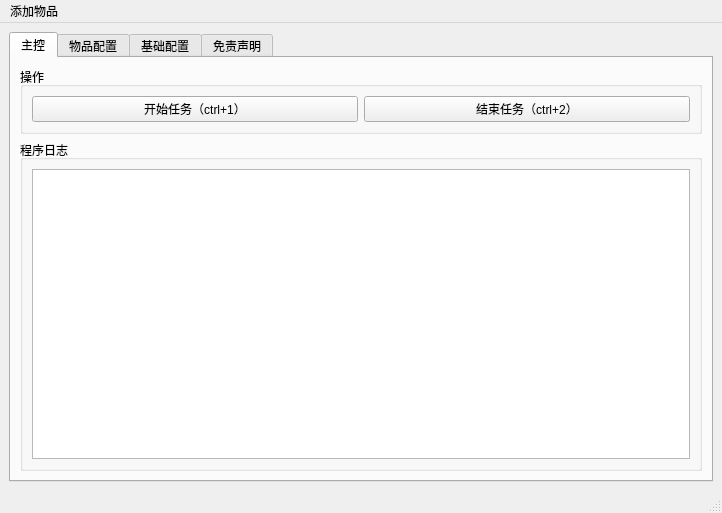
<?xml version="1.0" encoding="UTF-8"?>
<ui version="4.0">
 <class>MainWindow</class>
 <widget class="QMainWindow" name="MainWindow">
  <property name="geometry">
   <rect>
    <x>0</x>
    <y>0</y>
    <width>722</width>
    <height>513</height>
   </rect>
  </property>
  <property name="windowTitle">
   <string>牛角洲交易行抢货助手v1.2 交流QQ群：885499673</string>
  </property>
  <property name="styleSheet">
   <string notr="true"/>
  </property>
  <widget class="QWidget" name="centralwidget">
   <property name="styleSheet">
    <string notr="true"/>
   </property>
   <layout class="QVBoxLayout" name="verticalLayout_3">
    <item>
     <layout class="QVBoxLayout" name="verticalLayout_4">
      <item>
       <widget class="QTabWidget" name="main_tab_widget">
        <property name="currentIndex">
         <number>0</number>
        </property>
        <widget class="QWidget" name="tab">
         <attribute name="title">
          <string>主控</string>
         </attribute>
         <layout class="QVBoxLayout" name="verticalLayout_9" stretch="1,5">
          <item>
           <layout class="QVBoxLayout" name="verticalLayout_10">
            <item>
             <widget class="QGroupBox" name="main_operate_gox">
              <property name="title">
               <string>操作</string>
              </property>
              <layout class="QVBoxLayout" name="verticalLayout_11">
               <item>
                <layout class="QHBoxLayout" name="horizontalLayout_8">
                 <item>
                  <widget class="QPushButton" name="start_btn">
                   <property name="text">
                    <string>开始任务（ctrl+1）</string>
                   </property>
                  </widget>
                 </item>
                 <item>
                  <widget class="QPushButton" name="stop_btn">
                   <property name="text">
                    <string>结束任务（ctrl+2）</string>
                   </property>
                  </widget>
                 </item>
                </layout>
               </item>
              </layout>
             </widget>
            </item>
           </layout>
          </item>
          <item>
           <layout class="QVBoxLayout" name="verticalLayout_6">
            <item>
             <widget class="QGroupBox" name="program_log">
              <property name="title">
               <string>程序日志</string>
              </property>
              <layout class="QHBoxLayout" name="horizontalLayout_9">
               <item>
                <widget class="QTextEdit" name="log_text"/>
               </item>
              </layout>
             </widget>
            </item>
           </layout>
          </item>
         </layout>
        </widget>
        <widget class="QWidget" name="tab_2">
         <attribute name="title">
          <string>物品配置</string>
         </attribute>
         <layout class="QVBoxLayout" name="verticalLayout_7">
          <item>
           <layout class="QHBoxLayout" name="horizontalLayout" stretch="2,1">
            <item>
             <widget class="QGroupBox" name="product_config_box">
              <property name="title">
               <string>物品配置</string>
              </property>
              <layout class="QHBoxLayout" name="horizontalLayout_2">
               <item>
                <widget class="QScrollArea" name="product_config_scroll_area">
                 <property name="widgetResizable">
                  <bool>true</bool>
                 </property>
                 <property name="alignment">
                  <set>Qt::AlignLeading|Qt::AlignLeft|Qt::AlignTop</set>
                 </property>
                 <widget class="QWidget" name="product_config_scroll_area_widget">
                  <property name="geometry">
                   <rect>
                    <x>0</x>
                    <y>0</y>
                    <width>98</width>
                    <height>28</height>
                   </rect>
                  </property>
                  <layout class="QVBoxLayout" name="product_config_scroll_area_layout">
                   <property name="spacing">
                    <number>6</number>
                   </property>
                   <property name="leftMargin">
                    <number>6</number>
                   </property>
                   <property name="topMargin">
                    <number>6</number>
                   </property>
                   <property name="rightMargin">
                    <number>6</number>
                   </property>
                   <property name="bottomMargin">
                    <number>6</number>
                   </property>
                  </layout>
                 </widget>
                </widget>
               </item>
              </layout>
             </widget>
            </item>
            <item>
             <widget class="QGroupBox" name="statement_box">
              <property name="title">
               <string>配置说明</string>
              </property>
              <property name="alignment">
               <set>Qt::AlignLeading|Qt::AlignLeft|Qt::AlignTop</set>
              </property>
              <widget class="QLabel" name="label">
               <property name="geometry">
                <rect>
                 <x>10</x>
                 <y>22</y>
                 <width>201</width>
                 <height>371</height>
                </rect>
               </property>
               <property name="text">
                <string>物品名称：一定要跟交易行的物品名称完全一致

期望价格：你期望购买的最低价格

浮动比率：期望价格超过这个比率也会购买，如果不想以期望价格的更高价格购买，就填0

购买数量：超过这个购买数量就会停止购买

当前位置：房卡在你交易行收藏页面的坐标

每次修改完成后都要点击一下保存按钮</string>
               </property>
               <property name="alignment">
                <set>Qt::AlignLeading|Qt::AlignLeft|Qt::AlignTop</set>
               </property>
               <property name="wordWrap">
                <bool>true</bool>
               </property>
              </widget>
             </widget>
            </item>
           </layout>
          </item>
         </layout>
        </widget>
        <widget class="QWidget" name="tab_3">
         <property name="maximumSize">
          <size>
           <width>696</width>
           <height>423</height>
          </size>
         </property>
         <attribute name="title">
          <string>基础配置</string>
         </attribute>
         <layout class="QHBoxLayout" name="horizontalLayout_13" stretch="5,2">
          <item>
           <layout class="QVBoxLayout" name="verticalLayout_5" stretch="1,1,5">
            <item>
             <widget class="QGroupBox" name="mode_box">
              <property name="title">
               <string>模式选择</string>
              </property>
              <layout class="QHBoxLayout" name="horizontalLayout_5">
               <item>
                <widget class="QCheckBox" name="debug_mode">
                 <property name="text">
                  <string>调试模式</string>
                 </property>
                </widget>
               </item>
               <item>
                <widget class="QCheckBox" name="loop_mode">
                 <property name="text">
                  <string>循环模式</string>
                 </property>
                </widget>
               </item>
              </layout>
             </widget>
            </item>
            <item>
             <widget class="QGroupBox" name="params_box">
              <property name="title">
               <string>参数调配</string>
              </property>
              <layout class="QHBoxLayout" name="horizontalLayout_10" stretch="1,1">
               <item>
                <layout class="QHBoxLayout" name="horizontalLayout_3">
                 <property name="spacing">
                  <number>0</number>
                 </property>
                 <item>
                  <widget class="QLabel" name="exec_interval_label">
                   <property name="text">
                    <string>执行间隔（s）</string>
                   </property>
                  </widget>
                 </item>
                 <item>
                  <widget class="QDoubleSpinBox" name="exec_interval_spin_box">
                   <property name="maximum">
                    <double>10.000000000000000</double>
                   </property>
                   <property name="singleStep">
                    <double>0.100000000000000</double>
                   </property>
                  </widget>
                 </item>
                </layout>
               </item>
               <item>
                <layout class="QHBoxLayout" name="horizontalLayout_7">
                 <property name="spacing">
                  <number>0</number>
                 </property>
                 <item>
                  <widget class="QLabel" name="buy_confirm_interval_label">
                   <property name="text">
                    <string>购买确认间隔（s）</string>
                   </property>
                  </widget>
                 </item>
                 <item>
                  <widget class="QDoubleSpinBox" name="buy_confirm_interval_spin_box">
                   <property name="maximum">
                    <double>10.000000000000000</double>
                   </property>
                   <property name="singleStep">
                    <double>0.100000000000000</double>
                   </property>
                  </widget>
                 </item>
                </layout>
               </item>
              </layout>
             </widget>
            </item>
            <item>
             <widget class="QGroupBox" name="position_box">
              <property name="title">
               <string>位置信息选择</string>
              </property>
              <layout class="QVBoxLayout" name="verticalLayout_12">
               <item>
                <layout class="QFormLayout" name="formLayout">
                 <item row="0" column="0">
                  <widget class="QLabel" name="trade_btn_location_label">
                   <property name="text">
                    <string>交易行按钮位置</string>
                   </property>
                  </widget>
                 </item>
                 <item row="0" column="1">
                  <widget class="QPushButton" name="trade_btn_location_btn">
                   <property name="enabled">
                    <bool>true</bool>
                   </property>
                   <property name="text">
                    <string>点击选择</string>
                   </property>
                  </widget>
                 </item>
                 <item row="1" column="0">
                  <widget class="QLabel" name="product_name_location_label">
                   <property name="text">
                    <string>交易行商品名称位置</string>
                   </property>
                  </widget>
                 </item>
                 <item row="1" column="1">
                  <widget class="QPushButton" name="product_name_location_btn">
                   <property name="text">
                    <string>点击选择</string>
                   </property>
                  </widget>
                 </item>
                 <item row="2" column="0">
                  <widget class="QLabel" name="product_price_location_label">
                   <property name="text">
                    <string>交易行价格位置</string>
                   </property>
                  </widget>
                 </item>
                 <item row="2" column="1">
                  <widget class="QPushButton" name="product_price_location_btn">
                   <property name="text">
                    <string>点击选择</string>
                   </property>
                  </widget>
                 </item>
                 <item row="3" column="0">
                  <widget class="QLabel" name="buy_btn_location_label">
                   <property name="text">
                    <string>交易行购买按钮位置</string>
                   </property>
                  </widget>
                 </item>
                 <item row="3" column="1">
                  <widget class="QPushButton" name="buy_btn_location_btn">
                   <property name="text">
                    <string>点击选择</string>
                   </property>
                  </widget>
                 </item>
                 <item row="4" column="0">
                  <widget class="QLabel" name="buy_message_location_label">
                   <property name="text">
                    <string>交易行购买成功消息位置</string>
                   </property>
                  </widget>
                 </item>
                 <item row="4" column="1">
                  <widget class="QPushButton" name="buy_message_location_btn">
                   <property name="text">
                    <string>点击选择</string>
                   </property>
                  </widget>
                 </item>
                </layout>
               </item>
              </layout>
             </widget>
            </item>
           </layout>
          </item>
          <item>
           <layout class="QHBoxLayout" name="horizontalLayout_12">
            <item>
             <widget class="QGroupBox" name="groupBox">
              <property name="title">
               <string>参数说明</string>
              </property>
              <layout class="QHBoxLayout" name="horizontalLayout_14">
               <item>
                <widget class="QLabel" name="label_4">
                 <property name="text">
                  <string>执行间隔：点击/切换页面等操作的执行间隔，该参数越低执行的越快，相反，如果网速慢的情况下，十分容易识别失败

购买确认间隔：点击购买按钮后，对购买成功消息的确认时间，建议设置为 0.5~1s</string>
                 </property>
                 <property name="alignment">
                  <set>Qt::AlignLeading|Qt::AlignLeft|Qt::AlignTop</set>
                 </property>
                 <property name="wordWrap">
                  <bool>true</bool>
                 </property>
                </widget>
               </item>
              </layout>
             </widget>
            </item>
           </layout>
          </item>
         </layout>
        </widget>
        <widget class="QWidget" name="tab_4">
         <attribute name="title">
          <string>免责声明</string>
         </attribute>
         <layout class="QVBoxLayout" name="verticalLayout" stretch="1,6">
          <item>
           <widget class="QLabel" name="label_2">
            <property name="styleSheet">
             <string notr="true">#label_2 {font-size: 20px;font-weight:bold;}</string>
            </property>
            <property name="text">
             <string>免责声明</string>
            </property>
            <property name="alignment">
             <set>Qt::AlignCenter</set>
            </property>
           </widget>
          </item>
          <item>
           <widget class="QLabel" name="label_3">
            <property name="styleSheet">
             <string notr="true">#label_3 { line-height:150%}</string>
            </property>
            <property name="text">
             <string>本软件仅供学习和研究使用，禁止用于任何商业用途。使用本软件所产生的任何后果，作者不承担任何责任。

本软件不保证其内容的准确性、完整性或可靠性。使用本软件即表示您同意承担所有风险。

如果您不同意本免责声明，请勿使用本软件。
        
本软件采用 Python 编写，完全模拟鼠标操作，目前没有封号前例，但不保证未来不会封号，如有芥蒂，请勿使用。
        
交流QQ群：885499673</string>
            </property>
            <property name="alignment">
             <set>Qt::AlignHCenter|Qt::AlignTop</set>
            </property>
           </widget>
          </item>
         </layout>
        </widget>
       </widget>
      </item>
     </layout>
    </item>
   </layout>
  </widget>
  <widget class="QMenuBar" name="menubar">
   <property name="geometry">
    <rect>
     <x>0</x>
     <y>0</y>
     <width>722</width>
     <height>23</height>
    </rect>
   </property>
   <widget class="QMenu" name="add_product_menu">
    <property name="tearOffEnabled">
     <bool>false</bool>
    </property>
    <property name="title">
     <string>添加物品</string>
    </property>
   </widget>
   <addaction name="add_product_menu"/>
  </widget>
  <widget class="QStatusBar" name="statusbar"/>
  <action name="save_config">
   <property name="text">
    <string>保存配置</string>
   </property>
  </action>
  <action name="refresh_config">
   <property name="text">
    <string>刷新配置</string>
   </property>
  </action>
 </widget>
 <resources/>
 <connections/>
</ui>
